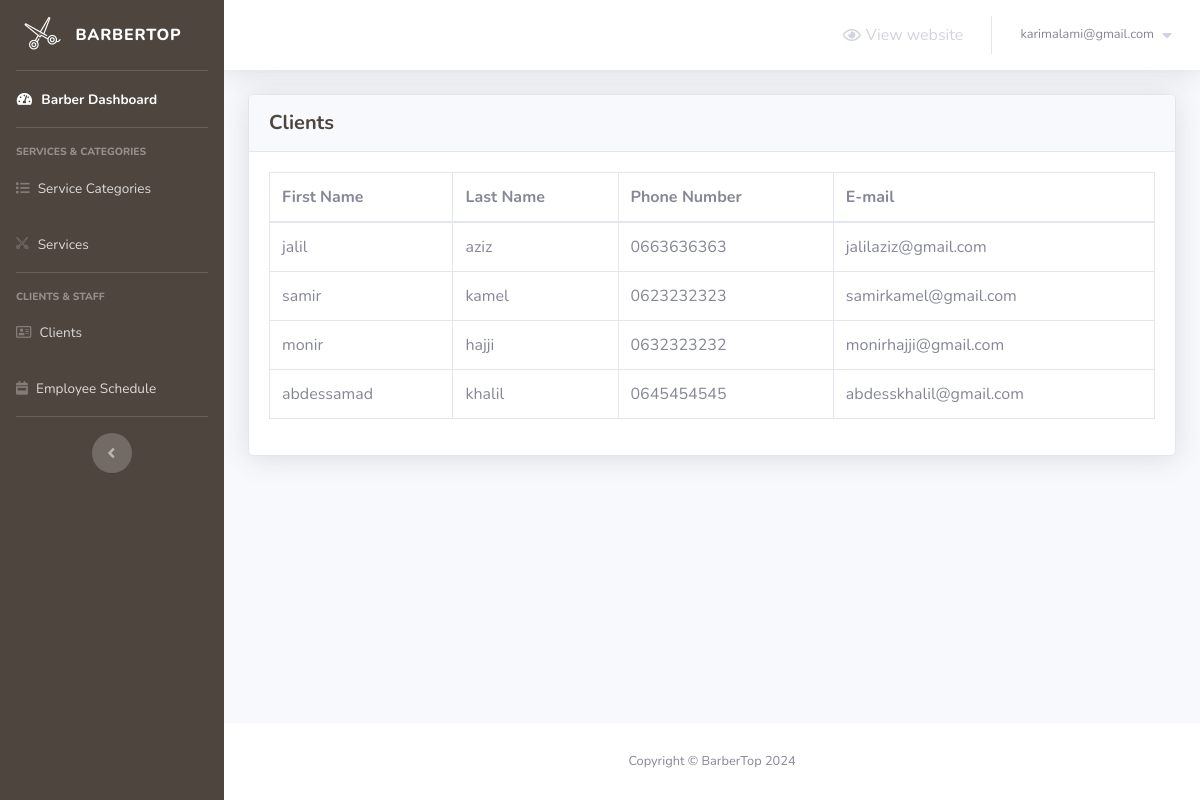
/barber/clients.php (signed in), run on the app's committed database.
### tables this page shows
CREATE TABLE `clients` (
  `client_id` int(5) NOT NULL,
  `first_name` varchar(30) NOT NULL,
  `last_name` varchar(30) NOT NULL,
  `phone_number` varchar(30) NOT NULL,
  `client_email` varchar(50) NOT NULL,
  `employee_id` int(11) NOT NULL
);

### barber/clients.php (the view, shortened to what this page needs)
<?php
    include 'connect.php';
    include 'Includes/header.php';
    if(isset($_SESSION['email_barbertop']) && isset($_SESSION['password_barbertop']))
    {
?>
<div class="container-fluid">
    <?php
        $employee_id = $_SESSION['employee_id_barbertop'];
        $stmt = $con->prepare("SELECT * FROM clients WHERE employee_id= $employee_id");
        $stmt->execute();
        $rows_clients = $stmt->fetchAll();
    ?>
    <div class="card shadow mb-4">
        <div class="card-header py-3">
            <h5 class="m-0 font-weight-bold text-primary">Clients</h5>
        </div>
        <div class="card-body">
            <div class="table-responsive">
                <table class="table table-bordered">
                    <thead>
                        <tr>
                            <th scope="col">First Name</th>
                            <th scope="col">Last Name</th>
                            <th scope="col">Phone Number</th>
                            <th scope="col">E-mail</th>
                        </tr>
                    </thead>
                    <tbody>
                        <?php
                        foreach($rows_clients as $client)
                        {
                            echo "<tr>";
                                echo "<td>";
                                    echo $client['first_name'];
                                echo "</td>";
                                echo "<td>";
                                    echo $client['last_name'];
                                echo "</td>";
                                echo "<td>";
                                    echo $client['phone_number'];
                                echo "</td>";
                                echo "<td>";
                                    echo $client['client_email'];
                                echo "</td>";
                            echo "</tr>";
                        }
                        ?>
                    </tbody>
                </table>
            </div>
        </div>
    </div>
</div>
<?php
        include 'Includes/footer.php';
    }
    else
    {
        header('Location: login.php');
        exit();
    }
?>

### data on the page
clients: first_name "jalil", last_name "aziz", phone_number "0663636363", client_email "jalilaziz@gmail.com"
clients: first_name "samir", last_name "kamel", phone_number "0623232323", client_email "samirkamel@gmail.com"
clients: first_name "monir", last_name "hajji", phone_number "0632323232", client_email "monirhajji@gmail.com"
clients: first_name "abdessamad", last_name "khalil", phone_number "0645454545", client_email "abdesskhalil@gmail.com"

### other printed values
$_SESSION['email_barbertop'] "karimalami@gmail.com"
